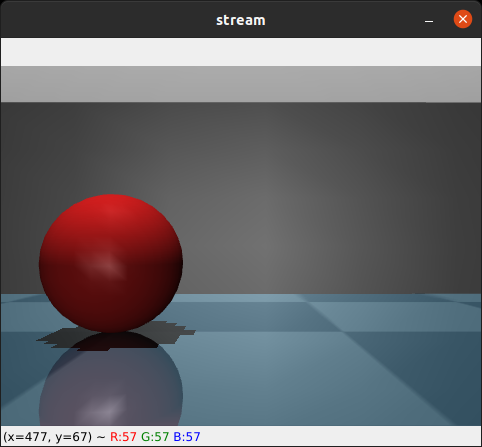
#> input picture assets/plots/tests/test_image1.png, 482 x 447 px
$ python -i cv_utils.py   (imports and definitions only)
#> lines starting #> are read from the running program, lines starting #| are printed output that depends on the picture
#> further down, picture is the input picture: shape (447, 482, 3); mean B, G, R 107, 102.9, 103.2
import cv2
import numpy as np
import os
import math
import matplotlib.pyplot as plt
from typing import Dict, List, NamedTuple, Optional, Tuple, Type


def circle_detect_v2(img):
    gray = cv2.cvtColor(img,cv2.COLOR_BGR2GRAY)
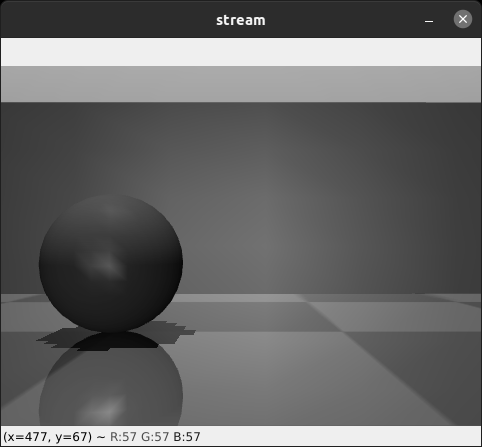
#> gray: shape (447, 482); min 0, max 253, mean 103.5
    ret, thresh = cv2.threshold(gray,0,255,100)
#> thresh: shape (447, 482); every value is 0

    # noise removal
    kernel = np.ones((3,3),np.uint8)
    opening = cv2.morphologyEx(thresh,cv2.MORPH_OPEN,kernel, iterations = 2)

    # sure background area
    sure_bg = cv2.dilate(opening,kernel,iterations=3)

    # Finding sure foreground area
    dist_transform = cv2.distanceTransform(opening,cv2.DIST_L2,5)
#> dist_transform: shape (447, 482) float32; every value is 0
    ret, sure_fg = cv2.threshold(dist_transform,0.7*dist_transform.max(),255,0)

    # Finding unknown region
    sure_fg = np.uint8(sure_fg)
    unknown = cv2.subtract(sure_bg,sure_fg)

    # Marker labelling
    ret, markers = cv2.connectedComponents(sure_fg)
#> ret = 1

    # Add one to all labels so that sure background is not 0, but 1
    markers = markers+1
#> markers: shape (447, 482) int32; every value is 1

    # Now, mark the region of unknown with zero
    markers[unknown==255] = 0

    markers = cv2.watershed(img,markers)
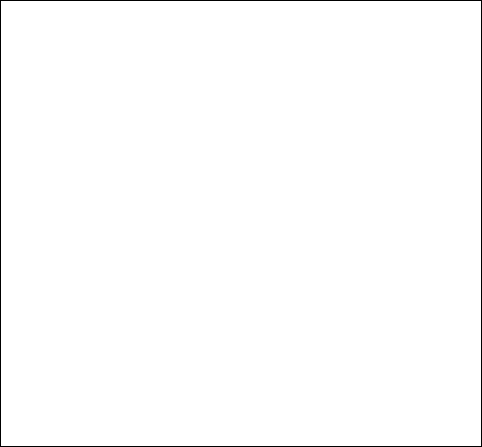
#> markers: shape (447, 482) int32; values -1 (black) and 1 (white), 99.1% white; black in thin lines or dots
    return markers

# [335 lines left out: functions test_circle_detector_v2, supress, circle_detect, test_circle_detector, circle_detect_v1, test_circle_detector_v1 and 8 more, not called in this run]

"""
Object Detection Prototype
"""


class Rgb(NamedTuple):
    red: float
    green: float
    blue: float

    def rgba_str(self) -> str:
        return f"{self.red} {self.green} {self.blue} 1"

RED = Rgb(0.7, 0.1, 0.1)
rgb = RED
def get_hsv_ranges(rgb):
    if rgb == RED:
        return (0, 25, 0), (15, 255, 255)
    elif rgb == GREEN:
        return (36,0,0), (86,255,255)
    elif rgb == BLUE:
        return (94, 80, 2), (126, 255, 255)
min_range, max_range = get_hsv_ranges(rgb)
#---------- Draw detected blobs: returns the image
#-- return(im_with_keypoints)
# [206 lines left out: functions draw_keypoints, apply_search_window, draw_window, draw_frame, blur_outside, get_blob_relative_position and 1 more, not called in this run]

>>> import cv2
>>> picture = cv2.imread('../assets/plots/tests/test_image1.png')
>>> result = circle_detect_v2(picture)

$ run again, on assets/plots/tests/test_image5.png
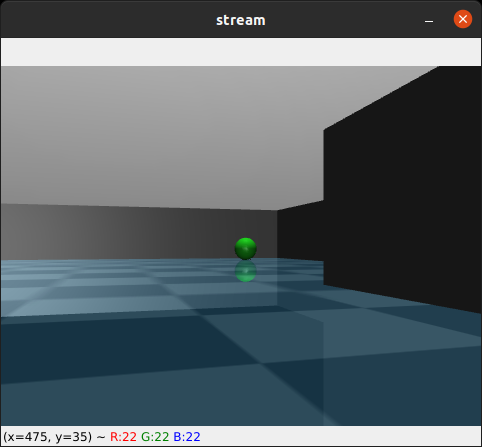
#> input picture assets/plots/tests/test_image5.png, 482 x 447 px
#> picture is the input picture: shape (447, 482, 3); mean B, G, R 104.7, 99.7, 89.6
#> in circle_detect_v2, `gray = cv2.cvtColor(img,cv2.COLOR_BGR2GRAY)`:
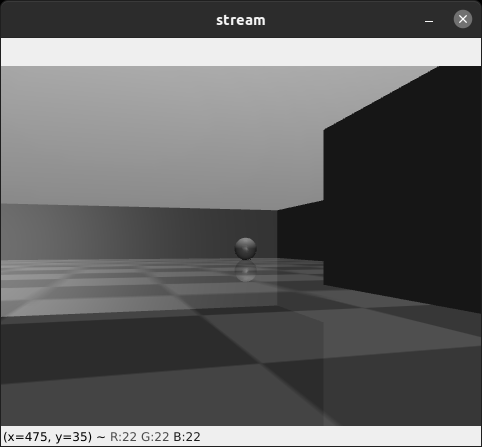
#> gray: shape (447, 482); min 0, max 253, mean 97.2
#> thresh: shape (447, 482); every value is 0
#> dist_transform: shape (447, 482) float32; every value is 0
#> ret = 1

$ run again, on assets/plots/tests/test_image6.png
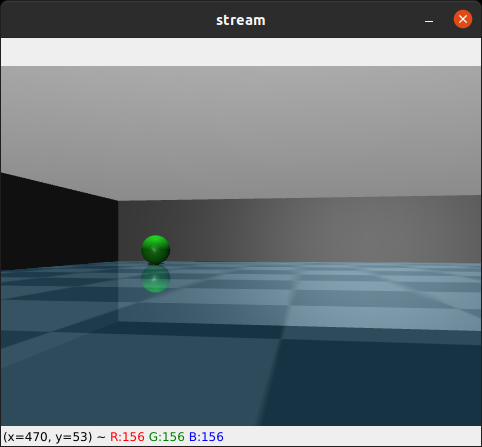
#> input picture assets/plots/tests/test_image6.png, 482 x 447 px
#> picture is the input picture: shape (447, 482, 3); mean B, G, R 120.2, 115, 104.1
#> in circle_detect_v2, `gray = cv2.cvtColor(img,cv2.COLOR_BGR2GRAY)`:
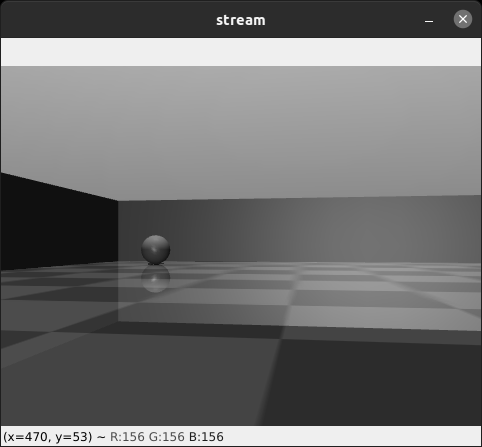
#> gray: shape (447, 482); min 0, max 253, mean 112.4
#> thresh: shape (447, 482); every value is 0
#> dist_transform: shape (447, 482) float32; every value is 0
#> ret = 1

$ run again, on assets/plots/tests/test_image7.png
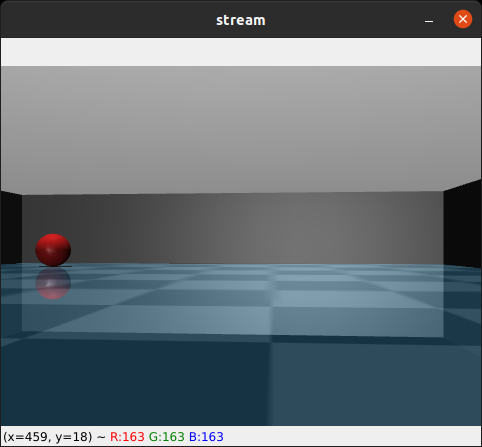
#> input picture assets/plots/tests/test_image7.png, 482 x 447 px
#> picture is the input picture: shape (447, 482, 3); mean B, G, R 121.3, 115.7, 105.8
#> in circle_detect_v2, `gray = cv2.cvtColor(img,cv2.COLOR_BGR2GRAY)`:
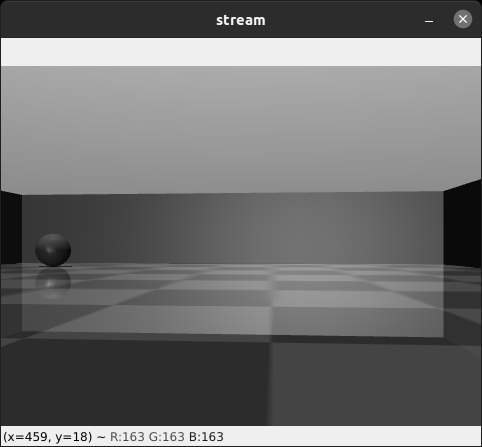
#> gray: shape (447, 482); min 0, max 253, mean 113.4
#> thresh: shape (447, 482); every value is 0
#> dist_transform: shape (447, 482) float32; every value is 0
#> ret = 1
